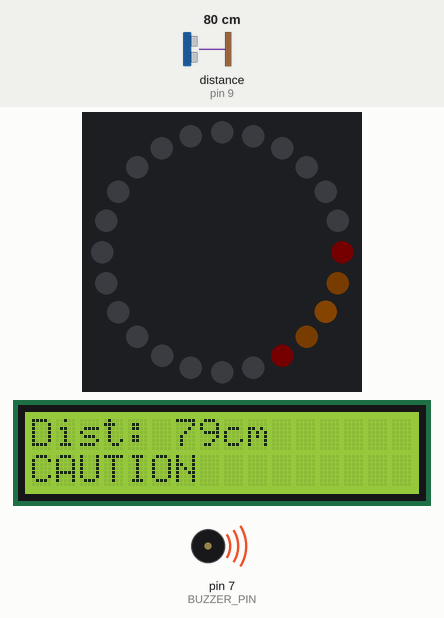
Simulated run of this sketch. Board: Arduino Uno, built with avr-gcc and run on an emulated ATmega328P. On the bench: 24 RGB LEDs in a ring, first at the top, clockwise, 16×2 character LCD, buzzer (waves = sounding). Wiring (inferred from the names in the program): ultrasonic range finder: trigger pin 8; echo pin 9. The inputs (shaded band) are chosen by the test bench; at power-on: distance to the obstacle (sensor on pin 9) 80 cm. The echo pulse lasts 58.3 µs per cm; dim RGB values are drawn brighter than linear; what the sketch prints to the serial monitor is not drawn.

Above: at 1.3 s.
1.4 s: distance to the obstacle (sensor on pin 9) set to 2 cm
At 2.05 s:
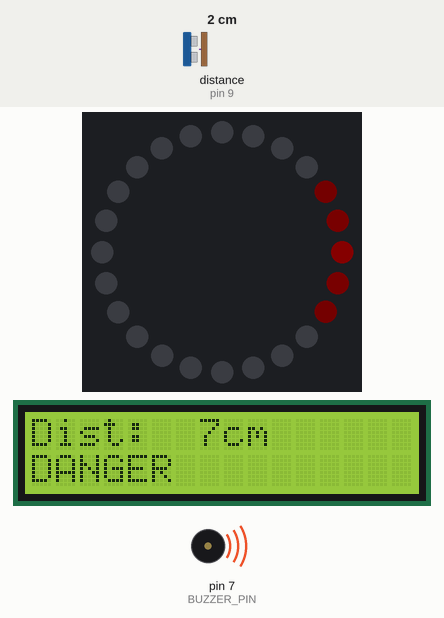
3.2 s: distance to the obstacle (sensor on pin 9) set to 60 cm
At 3.58 s:
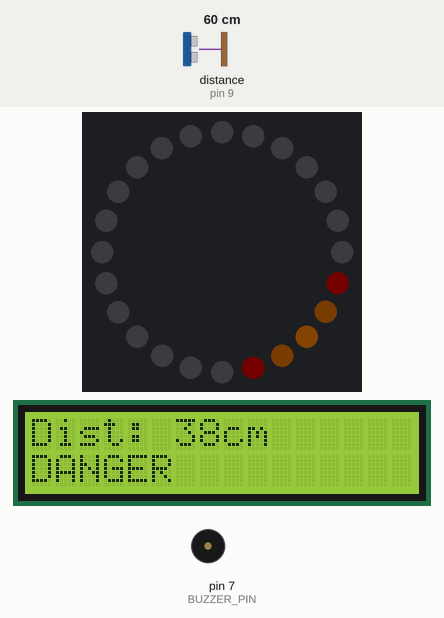
5.0 s: distance to the obstacle (sensor on pin 9) set to 100 cm
At 6.35 s:
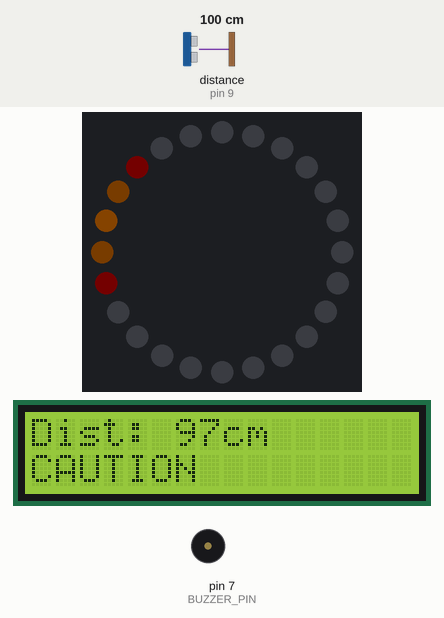
6.7 s: distance to the obstacle (sensor on pin 9) set to 109 cm
At 6.94 s:
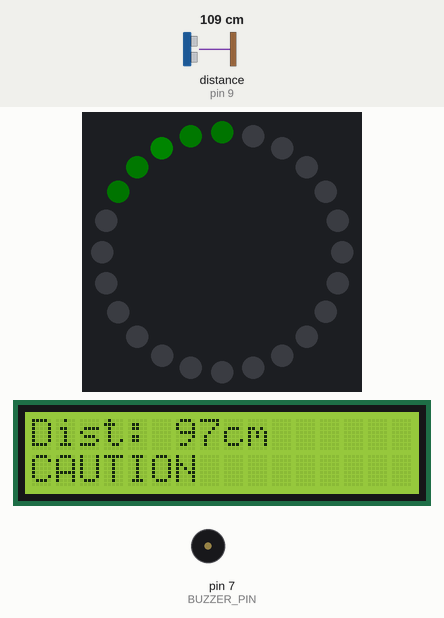
8.9 s: distance to the obstacle (sensor on pin 9) set to 18 cm
At 9.57 s:
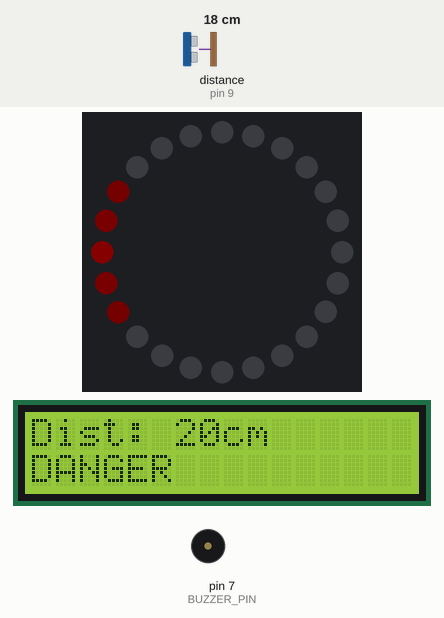
10.6 s: distance to the obstacle (sensor on pin 9) set to 120 cm
At 11.64 s:
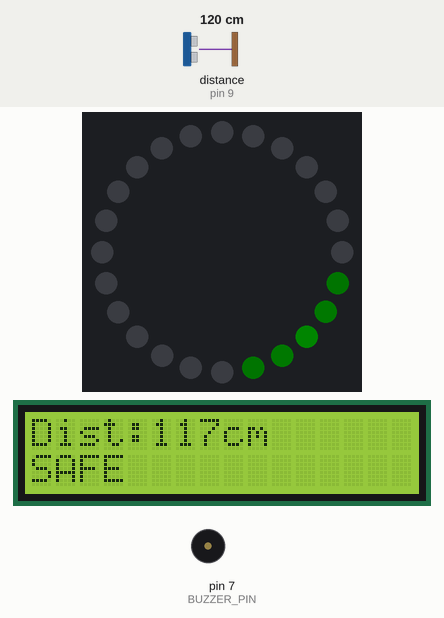
Timing chart, 0 to 13.5 s (numbered marks = the images above; inputs shaded):
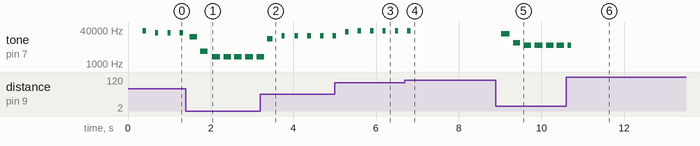

Measured:
- the behaviour switches between 103 and 104 cm on distance to the obstacle (sensor on pin 9) (found by bisection; images 3 and 4)
- after the input at 6.7 s, tone on pin 7 (BUZZER_PIN): goes on until 6.8 s, then stays silent
- after the input at 8.9 s, tone on pin 7 (BUZZER_PIN): plays 27061 Hz for 0.20 s, 9766 Hz for 0.18 s, 7604 Hz for 0.18 s, 7604 Hz for 0.20 s, 7604 Hz for 0.18 s, 7604 Hz for 0.18 s, starting after 0.14 s
- by itself, tone on pin 7 (BUZZER_PIN): plays 15171 Hz for 0.12 s, 22017 Hz for 0.08 s, 22017 Hz for 0.08 s, 22017 Hz for 0.10 s, 22017 Hz for 0.08 s, 22017 Hz for 0.04 s

The sketch:

report.ino
```cpp
#include <Adafruit_NeoPixel.h>
#include <LiquidCrystal_I2C.h>
#include <string.h>

// ==============================
// 定数定義
// ==============================
// 危険度
enum DangerLevel : uint8_t
{
    LEVEL_SAFE,
    LEVEL_CAUTION,
    LEVEL_DANGER
};

// 距離センサー (HC-SR04)
const uint8_t TRIG_PIN = 8;
const uint8_t ECHO_PIN = 9;
// 距離閾値
const uint16_t DIST_MIN_CM = 2;
const uint16_t DIST_MAX_CM = 335;
const uint16_t DIST_DANGER_CM = 50;
const uint16_t DIST_CAUTION_CM = 100;
// HC-SR04計測制御
const float sonic = 0.0343f; // 拡張: 温度補正
const uint32_t SENSOR_INTERVAL_MS = 60;
const uint32_t ECHO_TIMEOUT_US = (uint32_t)((2.0f * DIST_MAX_CM / sonic) + 1000.0f);
// 測距安定化
const uint8_t DIST_BUFFER_SIZE = 3;
const float EMA_WEIGHT = 0.4f; // [0, 1]

// NeoPixel ring
const uint8_t NEOPIXEL_PIN = 2;
const uint8_t NEOPIXEL_NUM = 24;
const uint8_t LEVEL_COLORS[][3] = {
    {0, 50, 0},  // LEVEL_SAFE
    {50, 25, 0}, // LEVEL_CAUTION
    {50, 0, 0},  // LEVEL_DANGER
};

// 圧電ブザー
const uint8_t BUZZER_PIN = 7;
// ブザー状態
enum BuzzerState : uint8_t
{
    BUZZER_SILENT,
    BUZZER_BEEP_ON,
    BUZZER_BEEP_OFF
};
// ブザー周波数
const uint16_t BUZZER_FREQ_NEAR_HZ = 2200;
const uint16_t BUZZER_FREQ_FAR_HZ = 800;
// ブザーON/OFF比率
const uint16_t BUZZER_DANGER_ON_MS = 180;
const uint16_t BUZZER_DANGER_OFF_MS = 80;
const uint16_t BUZZER_CAUTION_ON_MS = 80;
const uint16_t BUZZER_CAUTION_OFF_MS = 220;

// LCD (16x2 I2C)
const uint8_t LCD_ADDR = 0x27;
const uint8_t LCD_COLS = 16;
const uint8_t LCD_ROWS = 2;
const char *LEVEL_LABELS[] = {
    "SAFE",    // LEVEL_SAFE
    "CAUTION", // LEVEL_CAUTION
    "DANGER",  // LEVEL_DANGER
};

// UIマッピング用レンジ
const uint16_t UI_MIN_CM = DIST_MIN_CM;
const uint16_t UI_MAX_CM = 180;
// UI更新間隔
const uint16_t DURATION_MIN_MS = 40;
const uint16_t DURATION_MAX_MS = 500;
const uint16_t LCD_UPDATE_INTERVAL_MS = 200;

// 状態遷移ロジック
const uint8_t STATE_COUNT = NEOPIXEL_NUM;
enum StateLogic : uint8_t
{
    STATE_LOGIC_INC,
    STATE_LOGIC_LFSR,
    STATE_LOGIC_MOD
};
const StateLogic state_logic_num = STATE_LOGIC_MOD; // 拡張: 外部入力

// ==============================
// 型定義エラー対策のプロトタイプ
// ==============================
DangerLevel get_danger_level(int distance_cm);
uint32_t color_from_level(DangerLevel level);
void apply_buzzer_profile(DangerLevel level, int distance_cm);

// ==============================
// ライブラリオブジェクト
// ==============================
Adafruit_NeoPixel ring(NEOPIXEL_NUM, NEOPIXEL_PIN, NEO_GRB + NEO_KHZ800);
LiquidCrystal_I2C lcd(LCD_ADDR, LCD_COLS, LCD_ROWS);

// ==============================
// ジェネレータ (state -> next_state)
// ==============================

typedef uint8_t (*Generator)(uint8_t);

constexpr uint8_t LFSR_BITS = 0x1F;

Generator gens[] = {
    [](uint8_t current) -> uint8_t
    {
        return (current + 1) % STATE_COUNT;
    },
    [](uint8_t current) -> uint8_t
    {
        uint8_t x = (current == 0 || current >= STATE_COUNT) ? 1 : current;
        for (;;)
        {
            const bool feedback = ((x >> 0) ^ (x >> 2)) & 0x01;
            x = ((x >> 1) | (uint8_t(feedback) << 4)) & LFSR_BITS;

            if (x != 0 && x < STATE_COUNT)
            {
                return x;
            }
        }
    },
    [](uint8_t current) -> uint8_t
    {
        constexpr uint8_t a = 13;
        return (current * a + 1) % STATE_COUNT;
    }};

Generator get_next = gens[state_logic_num];

// ==============================
// グローバル状態
// ==============================

uint8_t current_state = 0;

unsigned long last_sensor_ms = 0;
unsigned long last_render_ms = 0;
unsigned long last_lcd_ms = 0;

int measured_distance_cm = DIST_MAX_CM;
int filtered_distance_cm = DIST_MAX_CM;

// 測距バッファ
int dist_buffer[DIST_BUFFER_SIZE] = {DIST_MAX_CM, DIST_MAX_CM, DIST_MAX_CM};
uint8_t dist_buffer_index = 0;
uint8_t dist_buffer_filled = 0;

// ブザー状態機械
BuzzerState buzzer_state = BUZZER_SILENT;
unsigned long buzzer_phase_started_ms = 0;
int buzzer_on_ms = BUZZER_CAUTION_ON_MS;
int buzzer_off_ms = BUZZER_CAUTION_OFF_MS;
int buzzer_freq_hz = BUZZER_FREQ_FAR_HZ;

// ==============================
// ヘルパ
// ==============================
DangerLevel get_danger_level(int distance_cm)
{
    if (distance_cm <= (int)DIST_DANGER_CM)
    {
        return LEVEL_DANGER;
    }
    if (distance_cm <= (int)DIST_CAUTION_CM)
    {
        return LEVEL_CAUTION;
    }
    return LEVEL_SAFE;
}

int clamp_distance_cm(int distance_cm)
{
    if (distance_cm < (int)DIST_MIN_CM)
    {
        return DIST_MIN_CM;
    }
    if (distance_cm > (int)DIST_MAX_CM)
    {
        return DIST_MAX_CM;
    }
    return distance_cm;
}

void lcd_print_padded(const char *text)
{
    lcd.print(text);
    size_t len = strlen(text);
    for (size_t i = len; i < LCD_COLS; ++i)
    {
        lcd.print(' ');
    }
}

int median_distance_cm(int a, int b, int c)
{
    if (a > b)
    {
        int t = a;
        a = b;
        b = t;
    }
    if (b > c)
    {
        int t = b;
        b = c;
        c = t;
    }
    if (a > b)
    {
        int t = a;
        a = b;
        b = t;
    }
    return b;
}

void push_distance_sample(int raw_cm)
{
    dist_buffer[dist_buffer_index] = raw_cm;
    dist_buffer_index = (dist_buffer_index + 1) % DIST_BUFFER_SIZE;

    if (dist_buffer_filled < DIST_BUFFER_SIZE)
    {
        dist_buffer_filled++;
    }
}

int map_distance_to_buzzer_freq(int distance_cm)
{
    if (distance_cm <= (int)UI_MIN_CM)
    {
        return BUZZER_FREQ_NEAR_HZ;
    }
    if (distance_cm >= (int)UI_MAX_CM)
    {
        return BUZZER_FREQ_FAR_HZ;
    }

    float x = (float)(distance_cm - UI_MIN_CM) /
              (float)(UI_MAX_CM - UI_MIN_CM);

    float f = BUZZER_FREQ_NEAR_HZ +
              (BUZZER_FREQ_FAR_HZ - BUZZER_FREQ_NEAR_HZ) * x;

    return (int)f;
}

void apply_buzzer_profile(DangerLevel level, int distance_cm)
{
    buzzer_freq_hz = map_distance_to_buzzer_freq(distance_cm);

    switch (level)
    {
    case LEVEL_DANGER:
        buzzer_on_ms = BUZZER_DANGER_ON_MS;
        buzzer_off_ms = BUZZER_DANGER_OFF_MS;
        break;
    case LEVEL_CAUTION:
        buzzer_on_ms = BUZZER_CAUTION_ON_MS;
        buzzer_off_ms = BUZZER_CAUTION_OFF_MS;
        break;
    case LEVEL_SAFE:
    default:
        buzzer_on_ms = 0;
        buzzer_off_ms = 0;
        break;
    }
}

// ==============================
// 距離測定 (HC-SR04)
// ==============================

int measure_distance_cm_raw()
{
    digitalWrite(TRIG_PIN, LOW);
    delayMicroseconds(2);
    digitalWrite(TRIG_PIN, HIGH);
    delayMicroseconds(10);
    digitalWrite(TRIG_PIN, LOW);
    unsigned long duration = pulseIn(ECHO_PIN, HIGH, ECHO_TIMEOUT_US);

    if (duration == 0)
    {
        return DIST_MAX_CM;
    }

    int distance = (int)(duration * sonic / 2.0f);
    return clamp_distance_cm(distance);
}

int read_distance_cm()
{
    int raw_cm = measure_distance_cm_raw();
    push_distance_sample(raw_cm);

    if (dist_buffer_filled < DIST_BUFFER_SIZE)
    {
        return raw_cm;
    }

    return median_distance_cm(dist_buffer[0], dist_buffer[1], dist_buffer[2]);
}

// 軽い平滑化: EMA
int smooth_distance_cm(int prev_cm, int new_cm)
{
    return EMA_WEIGHT * new_cm + (1 - EMA_WEIGHT) * prev_cm;
}

// ==============================
// 距離 -> duration (ms)
// ==============================

int map_distance_to_duration(int distance_cm)
{
    if (distance_cm <= (int)UI_MIN_CM)
    {
        return DURATION_MIN_MS;
    }
    if (distance_cm >= (int)UI_MAX_CM)
    {
        return DURATION_MAX_MS;
    }

    float x = (float)(distance_cm - UI_MIN_CM) /
              (float)(UI_MAX_CM - UI_MIN_CM);

    float t = x * x;

    float dura = DURATION_MIN_MS +
                 (DURATION_MAX_MS - DURATION_MIN_MS) * t;

    return (int)dura;
}

// ==============================
// NeoPixel ring24 のrender
// ==============================

uint32_t color_from_level(DangerLevel level)
{
    const uint8_t *c = LEVEL_COLORS[level];
    return ring.Color(c[0], c[1], c[2]);
}

void render_state(uint8_t state, int distance_cm)
{
    ring.clear();

    DangerLevel level = get_danger_level(distance_cm);
    uint32_t base = color_from_level(level);

    uint8_t idx = state % NEOPIXEL_NUM;
    ring.setPixelColor(idx, base);

    uint8_t idx1 = (idx + NEOPIXEL_NUM - 1) % NEOPIXEL_NUM;
    uint8_t idx2 = (idx + 1) % NEOPIXEL_NUM;
    uint8_t idx3 = (idx + NEOPIXEL_NUM - 2) % NEOPIXEL_NUM;
    uint8_t idx4 = (idx + 2) % NEOPIXEL_NUM;

    uint8_t r = (base >> 16) & 0xFF;
    uint8_t g = (base >> 8) & 0xFF;
    uint8_t b = base & 0xFF;

    uint32_t trail1 = ring.Color(r / 3, g / 3, b / 3);
    uint32_t trail2 = ring.Color(r / 6, g / 6, b / 6);

    ring.setPixelColor(idx1, trail1);
    ring.setPixelColor(idx2, trail1);
    ring.setPixelColor(idx3, trail2);
    ring.setPixelColor(idx4, trail2);

    ring.show();
}

// ==============================
// ブザー
// ==============================

void update_buzzer(int distance_cm)
{
    const DangerLevel level = get_danger_level(distance_cm);
    const unsigned long now = millis();

    apply_buzzer_profile(level, distance_cm);

    if (level == LEVEL_SAFE)
    {
        if (buzzer_state != BUZZER_SILENT)
        {
            noTone(BUZZER_PIN);
            buzzer_state = BUZZER_SILENT;
        }
        return;
    }

    switch (buzzer_state)
    {
    case BUZZER_SILENT:
        tone(BUZZER_PIN, buzzer_freq_hz);
        buzzer_phase_started_ms = now;
        buzzer_state = BUZZER_BEEP_ON;
        break;

    case BUZZER_BEEP_ON:
        if (now - buzzer_phase_started_ms >= (unsigned long)buzzer_on_ms)
        {
            noTone(BUZZER_PIN);
            buzzer_phase_started_ms = now;
            buzzer_state = BUZZER_BEEP_OFF;
        }
        break;

    case BUZZER_BEEP_OFF:
        if (now - buzzer_phase_started_ms >= (unsigned long)buzzer_off_ms)
        {
            tone(BUZZER_PIN, buzzer_freq_hz);
            buzzer_phase_started_ms = now;
            buzzer_state = BUZZER_BEEP_ON;
        }
        break;

    default:
        noTone(BUZZER_PIN);
        buzzer_state = BUZZER_SILENT;
        break;
    }
}

// ==============================
// LCD
// ==============================

void update_lcd(int distance_cm)
{
    char line0[17];
    char line1[17];
    snprintf(line0, sizeof(line0), "Dist:%3dcm", distance_cm);
    DangerLevel level = get_danger_level(distance_cm);
    snprintf(line1, sizeof(line1), "%s", LEVEL_LABELS[level]);
    lcd.setCursor(0, 0);
    lcd_print_padded(line0);
    lcd.setCursor(0, 1);
    lcd_print_padded(line1);
}

// ==============================
// setup
// ==============================

void setup()
{
    Serial.begin(9600);

    pinMode(TRIG_PIN, OUTPUT);
    pinMode(ECHO_PIN, INPUT);

    ring.begin();
    ring.setBrightness(40);
    ring.clear();
    ring.show();

    pinMode(BUZZER_PIN, OUTPUT);
    noTone(BUZZER_PIN);

    lcd.init();
    lcd.backlight();
    lcd.clear();
    lcd.setCursor(0, 0);
    lcd_print_padded("Distance UI");
    lcd.setCursor(0, 1);
    lcd_print_padded("Initializing...");

    current_state = 0;
    measured_distance_cm = DIST_MAX_CM;
    filtered_distance_cm = DIST_MAX_CM;

    last_sensor_ms = 0;
    last_render_ms = 0;
    last_lcd_ms = 0;

    buzzer_state = BUZZER_SILENT;
    buzzer_phase_started_ms = 0;
    buzzer_on_ms = BUZZER_CAUTION_ON_MS;
    buzzer_off_ms = BUZZER_CAUTION_OFF_MS;
    buzzer_freq_hz = BUZZER_FREQ_FAR_HZ;
}

// ==============================
// loop
// ==============================

void loop()
{
    unsigned long now;
    // 1. センサー更新
    now = millis();
    if (now - last_sensor_ms >= SENSOR_INTERVAL_MS)
    {
        last_sensor_ms = now;
        measured_distance_cm = read_distance_cm();
        filtered_distance_cm = smooth_distance_cm(filtered_distance_cm, measured_distance_cm);

        Serial.print("raw=");
        Serial.print(measured_distance_cm);
        Serial.print("cm, filtered=");
        Serial.print(filtered_distance_cm);
        Serial.println("cm");
    }
    // 2. NeoPixel更新
    now = millis();
    int duration_ms = map_distance_to_duration(filtered_distance_cm);
    if (now - last_render_ms >= (unsigned long)duration_ms)
    {
        last_render_ms = now;
        current_state = get_next(current_state);
        render_state(current_state, filtered_distance_cm);
    }
    // 3. ブザー更新
    update_buzzer(filtered_distance_cm);
    // 4. LCD更新
    now = millis();
    if (now - last_lcd_ms >= LCD_UPDATE_INTERVAL_MS)
    {
        last_lcd_ms = now;
        update_lcd(filtered_distance_cm);
    }
}
```
